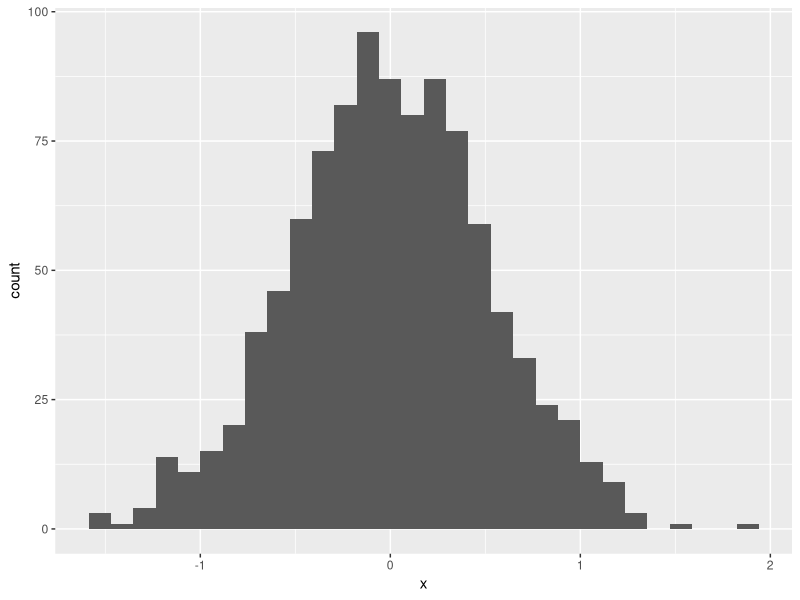
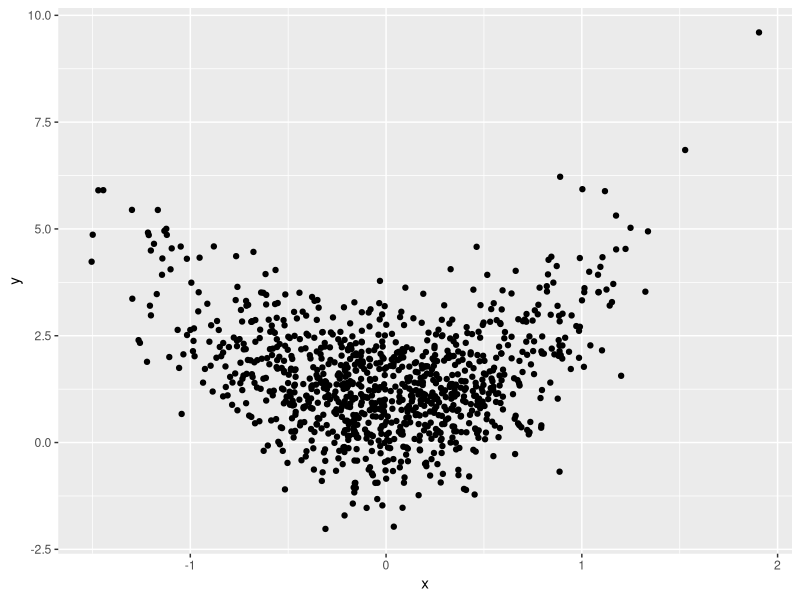
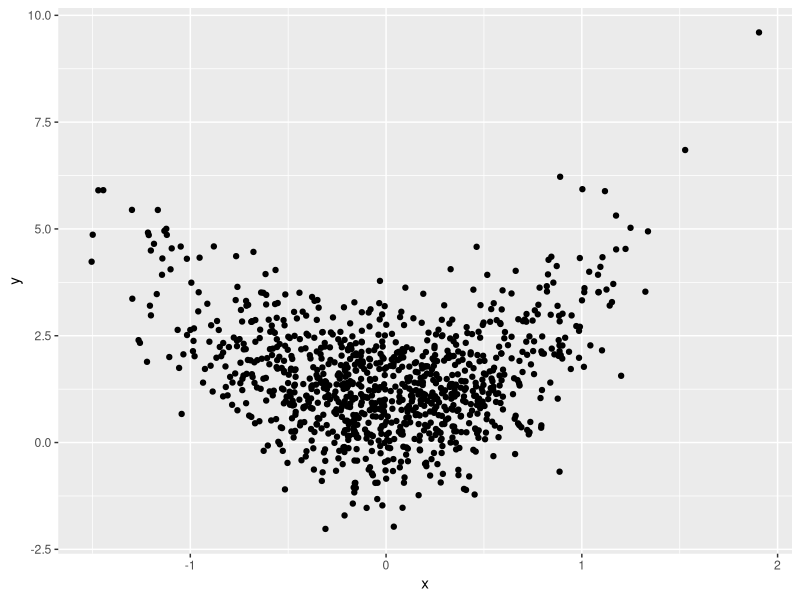

The R script that drew these images, in order:
############
# Sep 8
############

library(tidyverse)
x = 2
y = c(1,2,3,4)
x = runif(20)#generate 20 random numbers (uniform distribution 0-1 by default)
mean(x)
var(x)

#tibble,factor
example_df=
  tibble(#use tibble to generate dataframe 3x4
    var_numeric = 5:7,
    var_char = c('My','name','is'),
    var_logic = c(T,F,T),
    var_factor = factor(c('male','female','male'))
  );

## set seed to ensure reproducibility
set.seed(1)
## define dataframe containing x and y
plot_df = tibble(
  x = rnorm(1000, sd = .5),
  y = 1 + 2 * x^2 + rnorm(1000)
)
## histogram of x
ggplot(plot_df,aes(x=x))+geom_histogram()
## scatterplot of x and y
ggplot(plot_df,aes(x=x,y=y))+geom_point()
ggsave("scatter_plot.pdf", height = 4, width = 6)